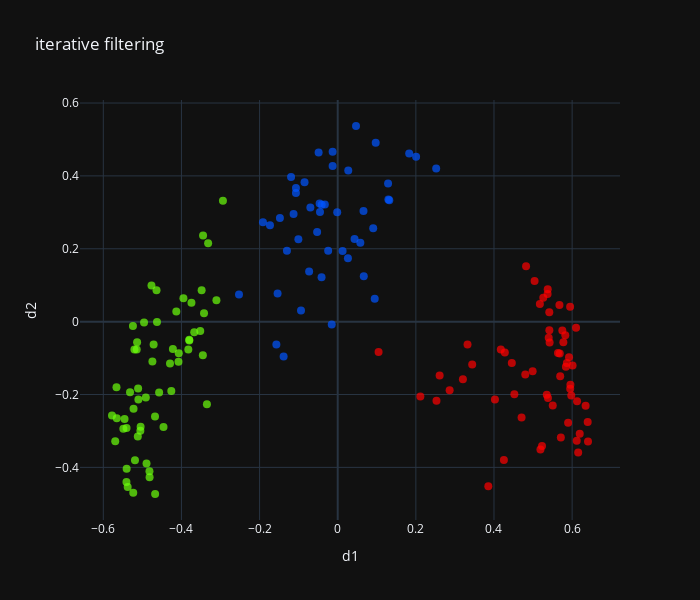

The code cell stored with this chart in its notebook:
### Code cell
# iterative filtering outliers search
from common import find_outliers

X_numpy = np.array(X)
y_numpy = np.array(y)

outliers_to_remove=0.2

outliers_mask, pred_loss, score = find_outliers(
    X_numpy,
    y_numpy,
    special_model,
    outliers_to_remove=outliers_to_remove,
    iterations=5,
    gamma=0.9,
    evaluate_loss=metrics.mean_absolute_error,
    cv=5,
    repeats=3,
    class_weight_scale_power=0.5,
    plot=False
)

outliers_to_remove=sum(outliers_mask)/len(X)

render_results(X,y,validate_model,scaler,outliers_mask,"iterative filtering")

### Figure 1 — Plotly figure (JSON) as saved in the notebook; plotly's stock layout.template omitted (floating-point values rounded to 4 significant figures; data arrays with more than 128 entries replaced by an {"elided": "..."} marker saying what was removed)
{"data": [{"marker": {"color": {"elided": "162 str values"}, "opacity": 0.7, "size": 8}, "mode": "markers", "type": "scatter", "x": {"elided": "162 float values"}, "y": {"elided": "162 float values"}}], "layout": {"height": 600, "title": {"text": "iterative filtering"}, "width": 700, "xaxis": {"title": {"text": "d1"}}, "yaxis": {"title": {"text": "d2"}}}}
